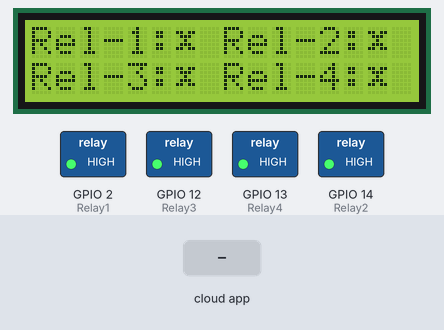
Simulated run of this sketch. Board: ESP8266 (NodeMCU). On the bench: 16×2 character LCD, switched loads named in the sketch (green lamp = pin HIGH). Inputs (shaded band) come from the test bench. WiFi joins after 1.5 s; servers stay silent unless stated; the Firebase database answers and starts empty; what the sketch prints to the serial monitor is not drawn.

Above: at 3.1 s.
3.2 s: the phone or cloud app sets FB1 to 1
At 5.3 s:
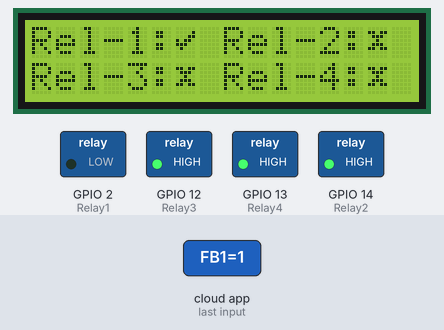
6.0 s: the phone or cloud app sets FB2 to 1
At 8.6 s:
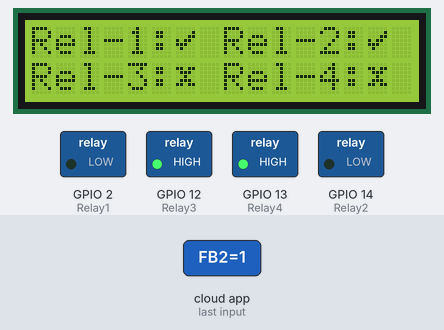
8.9 s: the phone or cloud app sets FB3 to 1
At 10.3 s:
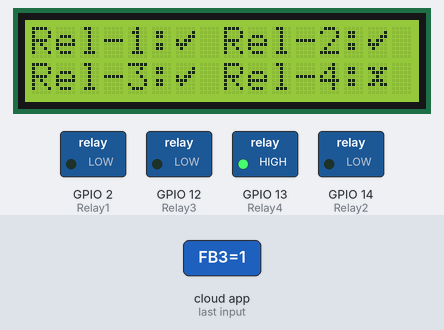
10.9 s: the phone or cloud app sets FB4 to 1
At 12.1 s:
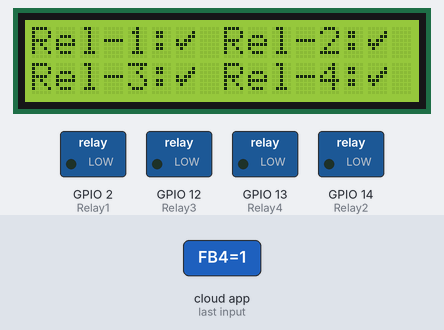
12.9 s: the phone or cloud app sets FB1 to 0
At 14.9 s:
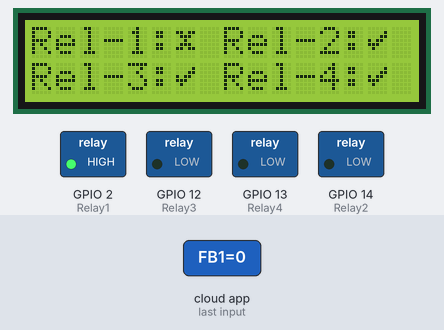
15.8 s: the phone or cloud app sets FB2 to 0
At 18.0 s:
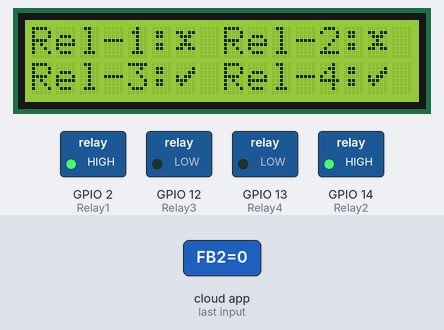
Timing chart, 0 to 19.5 s (numbered marks = the images above; inputs shaded):
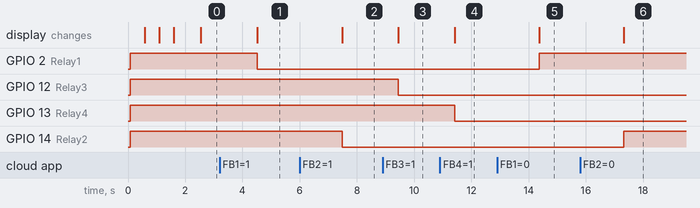

Measured:
- after the input at 3.2 s, GPIO 2 (Relay1): HIGH → LOW after 1.3 s; the display: changes after 1.3 s (image 1)
- after the input at 6.0 s, GPIO 14 (Relay2): HIGH → LOW after 1.5 s; the display: changes after 1.5 s (image 2)
- after the input at 8.9 s, GPIO 12 (Relay3): HIGH → LOW after 0.55 s; the display: changes after 0.55 s (image 3)
- after the input at 10.9 s, GPIO 13 (Relay4): HIGH → LOW after 0.53 s; the display: changes after 0.53 s (image 4)
- after the input at 12.9 s, GPIO 2 (Relay1): LOW → HIGH after 1.5 s; the display: changes after 1.5 s (image 5)
- after the input at 15.8 s, GPIO 14 (Relay2): LOW → HIGH after 1.5 s; the display: changes after 1.5 s (image 6)

The sketch:

ESP-relay-lcd.ino
```cpp
/* Interface I2C-LCD + Relay With ESP-8266
 * By Vivekkumar
 * Gnd is essential for working
 */
#include <Wire.h>
#include <LiquidCrystal_I2C.h>
#include <ESP8266WiFi.h>
#include<FirebaseArduino.h>
//*************************************************************************************************************
// Set the LCD address to 0x27 for a 16 chars and 2 line display
LiquidCrystal_I2C lcd(0x27, 16, 2);
#define FIREBASE_HOST "homeautomation-1b009-default-rtdb.firebaseio.com"
#define FIREBASE_AUTH "AIWueohMlQNKbpD8qRoxuNrvNWkb2SlbGiuSLv08"//Your Firebase Database Secret goes here
#define WIFI_SSID "MOTO G5S"                                    //your WiFi SSID for which yout NodeMCU connects
#define WIFI_PASSWORD "44441199"                              //Password of your wifi network
#define Relay1 2  //D5
#define Relay2 14  //D6
#define Relay3 12  //D7
#define Relay4 13  //D8
int rel1,rel2,rel3,rel4;
uint8_t check[8] = {0x0, 0x1 ,0x3, 0x16, 0x1c, 0x8, 0x0};
uint8_t cross[8] = {0x0, 0x1b, 0xe, 0x4, 0xe, 0x1b, 0x0};
int Fan1, Fan2, fan1Temp, fan2Temp;
//*************************************************************************************************************
void setup()
{
  Serial.begin(9600);        // Select the same baud rate if you want to see the datas on Serial Monitor
  lcd.begin();// initialize the LCD [LCD code begins]
  lcd.backlight(); // Turn on the blacklight and print a message.
  lcd.createChar(0, cross);
  lcd.createChar(1, check);
  lcd.setCursor(0, 0);  // [LCD code ends]
  pinMode(Relay1,OUTPUT);
  pinMode(Relay2,OUTPUT);
  pinMode(Relay3,OUTPUT);
  pinMode(Relay4,OUTPUT);
  digitalWrite(Relay1,HIGH);
  digitalWrite(Relay2,HIGH);
  digitalWrite(Relay3,HIGH);
  digitalWrite(Relay4,HIGH);
  WiFi.begin(WIFI_SSID,WIFI_PASSWORD);
  Serial.print("Connecting");
  lcd.print("Connecting");
  while (WiFi.status()!=WL_CONNECTED){
    Serial.print(".");
    lcd.print(".");
    delay(500);
  }
  Serial.println();
  Serial.print("connected:");
  Serial.println(WiFi.localIP());
  lcd.clear();
  lcd.print("Connected");

  Firebase.begin(FIREBASE_HOST,FIREBASE_AUTH);
//Here the varialbe"FB1","FB2","FB3" and "FB4" needs to be the one which is used in our Firebase and MIT App Inventor
  //Firebase.set("FB1",0);
  //Firebase.set("FB2",0);
  //Firebase.set("FB3",0);
  //Firebase.set("FB4",0);
}
//*************************************************************************************************************
void firebasereconnect()
{
  Serial.println("Trying to reconnect");
  Firebase.begin(FIREBASE_HOST, FIREBASE_AUTH);
  }
//*************************************************************************************************************
void updateLcd(int a,int b,int c,int d)
{
  lcd.clear();
  int Buff;
  int arrX[4]={0,8,0,8}, arrY[4]={0,0,1,1}, relFB[]={a,b,c,d};
  if(Fan1!=fan1Temp || Fan2!=fan2Temp){
    lcd.setCursor(0, 0);
    lcd.print("Fan1 Speed:" + String(Fan1));
    lcd.setCursor(0, 1);
    lcd.print("Fan2 Speed:" + String(Fan2));
    delay(1000);
  }
  lcd.clear();
  for(int j=0;j<4;j++)
  {
    Buff=j+1;
    lcd.setCursor(arrX[j], arrY[j]);
   if(relFB[j]==1){
    lcd.print("Rel-" + String(Buff) + ":");
    lcd.write(1);}
   else{
    lcd.print("Rel-" + String(Buff) + ":");
    lcd.write(0);
  }
}}
//*************************************************************************************************************
void loop()
{
  if (Firebase.failed())
      {
      Serial.print("setting number failed:");
      Serial.println(Firebase.error());
      firebasereconnect();
      return;
      }
  rel1=Firebase.getString("FB1").toInt();  //Reading the value of the varialble from the firebase
  rel2=Firebase.getString("FB2").toInt();  //Reading the value of the varialble from the firebase
  rel3=Firebase.getString("FB3").toInt();  //Reading the value of the varialble from the firebase
  rel4=Firebase.getString("FB4").toInt();  //Reading the value of the varialble from the firebase
  Fan1=Firebase.getString("FN1").toInt();  //Reading the value of the varialble from the firebase
  Fan2=Firebase.getString("FN2").toInt();  //Reading the value of the varialble from the firebase
  updateLcd(rel1,rel2,rel3,rel4);
  Serial.print("Database Data--");
  Serial.print(rel1);
  Serial.print("--");
  Serial.print(rel2);
  Serial.print("--");
  Serial.print(rel3);
  Serial.print("--");
  Serial.print(rel4);
  Serial.print("--");
  Serial.print(Fan1);
  Serial.print("--");
  Serial.println(Fan2);
  if(rel1==1)                                                             // If, the Status is 1, turn on the Relay1
     {
      digitalWrite(Relay1,LOW);
      Serial.println("Relay 1 ON");
      }
 if(rel1==0)                                                      // If, the Status is 0, turn Off the Relay1
    {
      digitalWrite(Relay1,HIGH);
      Serial.println("Relay 1 OFF");
    }
if(rel2==1)                                                             // If, the Status is 1, turn on the Relay2
     {
      digitalWrite(Relay2,LOW);
      Serial.println("Relay 2 ON");
    }
 if(rel2==0)                                                      // If, the Status is 0, turn Off the Relay2
    {
      digitalWrite(Relay2,HIGH);
      Serial.println("Relay 2 OFF");
    }
if(rel3==1)                                                             // If, the Status is 1, turn on the Relay3
     {
      digitalWrite(Relay3,LOW);
      Serial.println("Relay 3 ON");
    }
if(rel3==0)                                                      // If, the Status is 0, turn Off the Relay3
    {
      digitalWrite(Relay3,HIGH);
      Serial.println("Relay 3 OFF");
    }
if(rel4==1)                                                             // If, the Status is 1, turn on the Relay4
     {
      digitalWrite(Relay4,LOW);
      Serial.println("Relay 4 ON");
    }
if(rel4==0)                                                      // If, the Status is 0, turn Off the Relay4
    {
      digitalWrite(Relay4,HIGH);
      Serial.println("Relay 4 OFF");
    }
if(Fan1!=fan1Temp)                                                    // If, the Speed is updated, Update LCD
     {
       fan1Temp=Fan1;
       Serial.println("Fan1 Speed: " + String(Fan1));
       delay(1000);
     }
  if(Fan1==fan1Temp)                                                    // If, the Speed is same(not updated), do nothing
     {
       Serial.println("Fan1 Speed: " + String(Fan1));
     }
 if(Fan2!=fan2Temp)                                                      // If, the Speed is updated, Update LCD
    {
      fan2Temp=Fan2;
      Serial.println("Fan2 Speed: " + String(Fan2));
      delay(1000);
    }
if(Fan2==fan2Temp)                                                    // If, the Speed is same(not updated), do nothing
     {
       Serial.println("Fan2 Speed: " + String(Fan2));
     }
}
```
